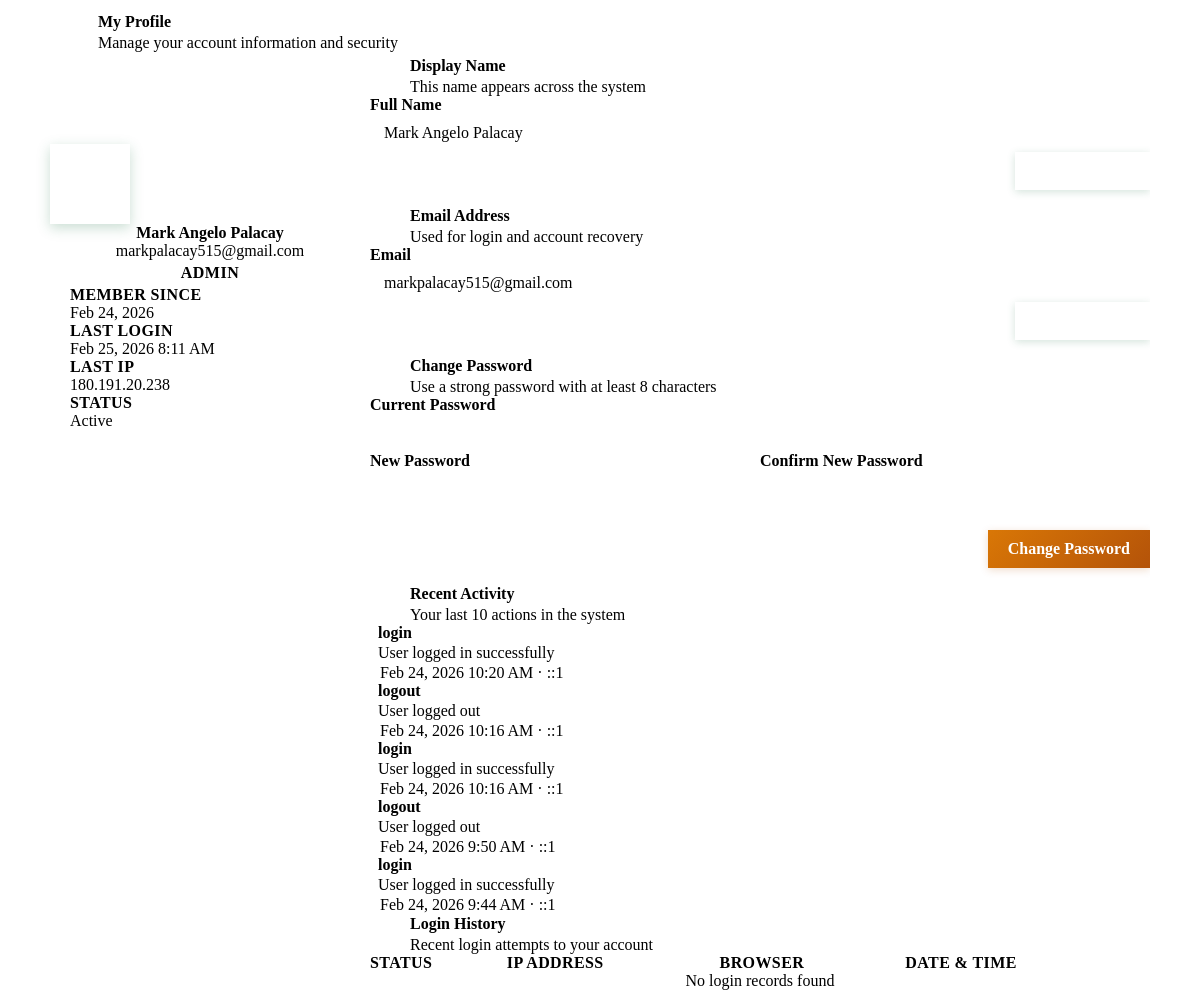
Page /modules/users/profile.php (signed in) on the committed database.
### tables this page shows
CREATE TABLE `tbl_accounts` (
  `id` int(11) NOT NULL,
  `user_name` varchar(100) NOT NULL,
  `email` varchar(255) NOT NULL,
  `password` varchar(255) NOT NULL COMMENT 'Bcrypt hashed password',
  `role` enum('Super Admin','Admin') NOT NULL DEFAULT 'Admin',
  `status` enum('Active','Inactive','Locked') NOT NULL DEFAULT 'Active',
  `failed_login_attempts` int(11) DEFAULT 0,
  `locked_until` datetime DEFAULT NULL,
  `last_login` datetime DEFAULT NULL,
  `last_login_ip` varchar(45) DEFAULT NULL,
  `2fa_enabled` tinyint(1) DEFAULT 0,
  `2fa_secret` varchar(255) DEFAULT NULL,
  `created_at` timestamp NOT NULL DEFAULT current_timestamp(),
  `updated_at` timestamp NULL DEFAULT NULL ON UPDATE current_timestamp(),
  `created_by` int(11) DEFAULT NULL
);

CREATE TABLE `tbl_activity_logs` (
  `id` int(11) NOT NULL,
  `user_id` int(11) NOT NULL,
  `action` varchar(100) NOT NULL,
  `details` text DEFAULT NULL,
  `ip_address` varchar(45) DEFAULT NULL,
  `user_agent` text DEFAULT NULL,
  `created_at` datetime DEFAULT current_timestamp()
);

### modules/users/profile.php (the view, shortened to what this page needs)
<?php
$db = getDB();
$userId = $_SESSION['user_id'];
$stmt = $db->prepare("SELECT id, user_name, email, role, status, last_login, last_login_ip, created_at FROM tbl_accounts WHERE id = ?");
$stmt->execute([$userId]);
$user = $stmt->fetch();
$stmtLogs = $db->prepare("
    SELECT action, details, ip_address, created_at
    FROM tbl_activity_logs
    WHERE user_id = ?
    ORDER BY created_at DESC
    LIMIT 10
");
$stmtLogs->execute([$userId]);
$recentLogs = $stmtLogs->fetchAll();
$stmtLogins = $db->prepare("
    SELECT email, ip_address, user_agent, attempt_time, success
    FROM login_attempts
    WHERE email = ?
    ORDER BY attempt_time DESC
    LIMIT 10
");
$stmtLogins->execute([$user['email']]);
$loginHistory = $stmtLogins->fetchAll();
$parts = explode(' ', trim($user['user_name']));
$initials = strtoupper(substr($parts[0], 0, 1) . (isset($parts[1]) ? substr($parts[1], 0, 1) : ''));
?>
<link rel="stylesheet" href="assets/css/profile-settings.css?v=<?php echo time(); ?>">
<div class="ps-page">
    <div class="ps-page-header">
        <div class="ps-header-left">
            <div class="ps-header-icon">
            </div>
            <div>
                <h1 class="ps-page-title">My Profile</h1>
                <p class="ps-page-subtitle">Manage your account information and security</p>
            </div>
        </div>
    </div>
    <div class="ps-layout">
        <div class="ps-sidebar-card">
            <div class="ps-profile-card">
                <div class="ps-avatar-lg"><?php echo $initials; ?></div>
                <h3 class="ps-profile-name"><?php echo htmlspecialchars($user['user_name']); ?></h3>
                <p class="ps-profile-email"><?php echo htmlspecialchars($user['email']); ?></p>
                <span class="ps-role-badge">
                    <?php echo htmlspecialchars($user['role']); ?>
                </span>
            </div>
            <div class="ps-profile-meta">
                <div class="ps-meta-item">
                    <div>
                        <span class="ps-meta-label">Member Since</span>
                        <span class="ps-meta-value"><?php echo date('M d, Y', strtotime($user['created_at'])); ?></span>
                    </div>
                </div>
                <div class="ps-meta-item">
                    <div>
                        <span class="ps-meta-label">Last Login</span>
                        <span class="ps-meta-value"><?php echo $user['last_login'] ? date('M d, Y g:i A', strtotime($user['last_login'])) : 'N/A'; ?></span>
                    </div>
                </div>
                <div class="ps-meta-item">
                    <div>
                        <span class="ps-meta-label">Last IP</span>
                        <span class="ps-meta-value"><?php echo htmlspecialchars($user['last_login_ip'] ?? 'N/A'); ?></span>
                    </div>
                </div>
                <div class="ps-meta-item">
                    <div>
                        <span class="ps-meta-label">Status</span>
                        <span class="ps-meta-value"><?php echo htmlspecialchars($user['status']); ?></span>
                    </div>
                </div>
            </div>
        </div>
        <div class="ps-main-content">
            <div class="ps-card">
                <div class="ps-card-header">
                    <div class="ps-card-icon"><i class="fas fa-id-card"></i></div>
                    <div>
                        <h3 class="ps-card-title">Display Name</h3>
                        <p class="ps-card-desc">This name appears across the system</p>
                    </div>
                </div>
                <div class="ps-card-body">
                    <form id="formDisplayName" onsubmit="return profileAction.updateName(event)">
                        <div class="ps-form-group">
                            <label class="ps-label" for="profileName">Full Name</label>
                            <input type="text" id="profileName" class="ps-input" value="<?php echo htmlspecialchars($user['user_name']); ?>" required minlength="2" maxlength="100">
                        </div>
                        <div class="ps-card-actions">
                            <button type="submit" class="ps-btn ps-btn-primary" id="btnSaveName">
                            </button>
                        </div>
                    </form>
                </div>
            </div>
            <div class="ps-card">
                <div class="ps-card-header">
                    <div class="ps-card-icon"><i class="fas fa-envelope"></i></div>
                    <div>
                        <h3 class="ps-card-title">Email Address</h3>
                        <p class="ps-card-desc">Used for login and account recovery</p>
                    </div>
                </div>
                <div class="ps-card-body">
                    <form id="formEmail" onsubmit="return profileAction.updateEmail(event)">
                        <div class="ps-form-group">
                            <label class="ps-label" for="profileEmail">Email</label>
                            <input type="email" id="profileEmail" class="ps-input" value="<?php echo htmlspecialchars($user['email']); ?>" required>
                        </div>
                        <div class="ps-card-actions">
                            <button type="submit" class="ps-btn ps-btn-primary" id="btnSaveEmail">
                            </button>
                        </div>
                    </form>
                </div>
            </div>
            <div class="ps-card">
                <div class="ps-card-header">
                    <div class="ps-card-icon" style="background: var(--color-warning-bg); color: var(--color-warning);">
                    </div>
                    <div>
                        <h3 class="ps-card-title">Change Password</h3>
                        <p class="ps-card-desc">Use a strong password with at least 8 characters</p>
                    </div>
                </div>
                <div class="ps-card-body">
                    <form id="formPassword" onsubmit="return profileAction.changePassword(event)">
                        <div class="ps-form-group">
                            <label class="ps-label" for="currentPassword">Current Password</label>
                            <div class="ps-input-wrapper">
                                <input type="password" id="currentPassword" class="ps-input" required autocomplete="current-password">
                                <button type="button" class="ps-input-toggle" onclick="profileAction.togglePassword(this)" tabindex="-1">
                                </button>
                            </div>
                        </div>
                        <div class="ps-form-row">
                            <div class="ps-form-group">
                                <label class="ps-label" for="newPassword">New Password</label>
                                <div class="ps-input-wrapper">
                                    <input type="password" id="newPassword" class="ps-input" required minlength="8" autocomplete="new-password">
                                    <button type="button" class="ps-input-toggle" onclick="profileAction.togglePassword(this)" tabindex="-1">
                                    </button>
                                </div>
                            </div>
                            <div class="ps-form-group">
                                <label class="ps-label" for="confirmPassword">Confirm New Password</label>
                                <div class="ps-input-wrapper">
                                    <input type="password" id="confirmPassword" class="ps-input" required minlength="8" autocomplete="new-password">
                                    <button type="button" class="ps-input-toggle" onclick="profileAction.togglePassword(this)" tabindex="-1">
                                    </button>
                                </div>
                            </div>
                        </div>
                        <div id="passwordStrength" class="ps-password-strength"></div>
                        <div class="ps-card-actions">
                            <button type="submit" class="ps-btn ps-btn-warning" id="btnChangePassword">
                                <i class="fas fa-key"></i> Change Password
                            </button>
                        </div>
                    </form>
                </div>
            </div>
            <div class="ps-card">
                <div class="ps-card-header">
                    <div class="ps-card-icon" style="background: var(--color-info-bg); color: var(--color-info);">
                    </div>
                    <div>
                        <h3 class="ps-card-title">Recent Activity</h3>
                        <p class="ps-card-desc">Your last 10 actions in the system</p>
                    </div>
                </div>
                <div class="ps-card-body ps-no-padding">
                    <div class="ps-activity-list">
                        <?php if (empty($recentLogs)): ?>
                            <div class="ps-empty-state">
                                <i class="fas fa-inbox"></i>
                                <p>No activity recorded yet</p>
                            </div>
                        <?php else: ?>
                            <?php foreach ($recentLogs as $log): ?>
                                <div class="ps-activity-item">
                                    <div class="ps-activity-dot"></div>
                                    <div class="ps-activity-content">
                                        <span class="ps-activity-action"><?php echo htmlspecialchars($log['action']); ?></span>
                                        <?php if ($log['details']): ?>
                                            <span class="ps-activity-detail"><?php echo htmlspecialchars($log['details']); ?></span>
                                        <?php endif; ?>
                                        <span class="ps-activity-time">
                                            <?php echo date('M d, Y g:i A', strtotime($log['created_at'])); ?>
                                            &middot; <?php echo htmlspecialchars($log['ip_address']); ?>
                                        </span>
                                    </div>
                                </div>
                            <?php endforeach; ?>
                        <?php endif; ?>
                    </div>
                </div>
            </div>
            <div class="ps-card">
                <div class="ps-card-header">
                    <div class="ps-card-icon" style="background: var(--color-danger-bg); color: var(--color-danger);">
                    </div>
                    <div>
                        <h3 class="ps-card-title">Login History</h3>
                        <p class="ps-card-desc">Recent login attempts to your account</p>
                    </div>
                </div>
                <div class="ps-card-body ps-no-padding">
                    <div class="ps-table-wrap">
                        <table class="ps-table">
                            <thead>
                                <tr>
                                    <th>Status</th>
                                    <th>IP Address</th>
                                    <th>Browser</th>
                                    <th>Date & Time</th>
                                </tr>
                            </thead>
                            <tbody>
                                <?php if (empty($loginHistory)): ?>
                                    <tr><td colspan="4" class="ps-empty-cell" data-label="">No login records found</td></tr>
                                <?php endif; ?>
                            </tbody>
                        </table>
                    </div>
                </div>
            </div>
        </div>
    </div>
</div>

### rows in the picture
tbl_accounts: user_name "Mark Angelo Palacay", email "markpalacay515@gmail.com", role "ADMIN", created_at "Feb 24, 2026", last_login "Feb 25, 2026 8:11 AM", last_login_ip "180.191.20.238", status "Active"
tbl_activity_logs: action "login", details "User logged in successfully", created_at "Feb 24, 2026 10:20 AM", ip_address "::1"
tbl_activity_logs: action "logout", details "User logged out", created_at "Feb 24, 2026 10:16 AM", ip_address "::1"
tbl_activity_logs: action "login", details "User logged in successfully", created_at "Feb 24, 2026 10:16 AM", ip_address "::1"
tbl_activity_logs: action "logout", details "User logged out", created_at "Feb 24, 2026 9:50 AM", ip_address "::1"
tbl_activity_logs: action "login", details "User logged in successfully", created_at "Feb 24, 2026 9:44 AM", ip_address "::1"
